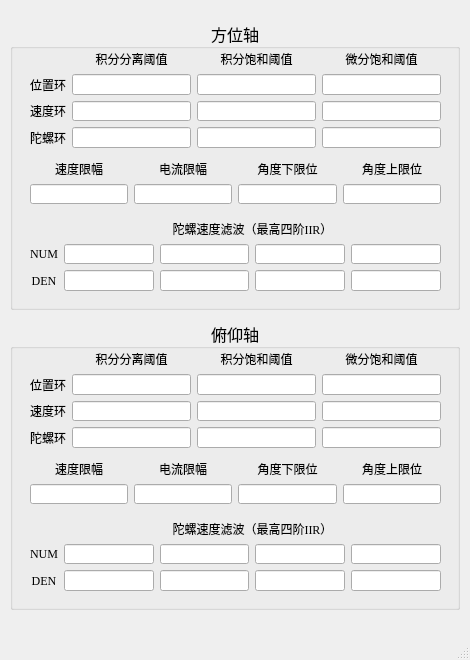
<?xml version="1.0" encoding="UTF-8"?>
<ui version="4.0">
 <class>Advanced_Window</class>
 <widget class="QMainWindow" name="Advanced_Window">
  <property name="geometry">
   <rect>
    <x>0</x>
    <y>0</y>
    <width>470</width>
    <height>660</height>
   </rect>
  </property>
  <property name="focusPolicy">
   <enum>Qt::StrongFocus</enum>
  </property>
  <property name="windowTitle">
   <string>高级环路控制</string>
  </property>
  <widget class="QWidget" name="centralwidget">
   <widget class="QGroupBox" name="groupBox">
    <property name="geometry">
     <rect>
      <x>10</x>
      <y>20</y>
      <width>450</width>
      <height>290</height>
     </rect>
    </property>
    <property name="font">
     <font>
      <family>宋体</family>
      <pointsize>12</pointsize>
     </font>
    </property>
    <property name="title">
     <string>方位轴</string>
    </property>
    <property name="alignment">
     <set>Qt::AlignCenter</set>
    </property>
    <widget class="QWidget" name="">
     <property name="geometry">
      <rect>
       <x>20</x>
       <y>200</y>
       <width>411</width>
       <height>71</height>
      </rect>
     </property>
     <layout class="QGridLayout" name="gridLayout">
      <item row="0" column="1" colspan="4">
       <widget class="QLabel" name="label_16">
        <property name="font">
         <font>
          <family>Times New Roman</family>
          <pointsize>9</pointsize>
         </font>
        </property>
        <property name="text">
         <string>陀螺速度滤波（最高四阶IIR）</string>
        </property>
        <property name="alignment">
         <set>Qt::AlignCenter</set>
        </property>
       </widget>
      </item>
      <item row="1" column="0">
       <widget class="QLabel" name="label_17">
        <property name="font">
         <font>
          <family>Times New Roman</family>
          <pointsize>9</pointsize>
         </font>
        </property>
        <property name="text">
         <string>NUM</string>
        </property>
        <property name="alignment">
         <set>Qt::AlignCenter</set>
        </property>
       </widget>
      </item>
      <item row="1" column="1">
       <widget class="QLineEdit" name="lineEdit_22">
        <property name="font">
         <font>
          <family>Times New Roman</family>
          <pointsize>9</pointsize>
         </font>
        </property>
       </widget>
      </item>
      <item row="1" column="2">
       <widget class="QLineEdit" name="lineEdit_23">
        <property name="font">
         <font>
          <family>Times New Roman</family>
          <pointsize>9</pointsize>
         </font>
        </property>
       </widget>
      </item>
      <item row="1" column="3">
       <widget class="QLineEdit" name="lineEdit_25">
        <property name="font">
         <font>
          <family>Times New Roman</family>
          <pointsize>9</pointsize>
         </font>
        </property>
       </widget>
      </item>
      <item row="1" column="4">
       <widget class="QLineEdit" name="lineEdit_26">
        <property name="font">
         <font>
          <family>Times New Roman</family>
          <pointsize>9</pointsize>
         </font>
        </property>
       </widget>
      </item>
      <item row="2" column="0">
       <widget class="QLabel" name="label_19">
        <property name="font">
         <font>
          <family>Times New Roman</family>
          <pointsize>9</pointsize>
         </font>
        </property>
        <property name="text">
         <string>DEN</string>
        </property>
        <property name="alignment">
         <set>Qt::AlignCenter</set>
        </property>
       </widget>
      </item>
      <item row="2" column="1">
       <widget class="QLineEdit" name="lineEdit_29">
        <property name="font">
         <font>
          <family>Times New Roman</family>
          <pointsize>9</pointsize>
         </font>
        </property>
       </widget>
      </item>
      <item row="2" column="2">
       <widget class="QLineEdit" name="lineEdit_27">
        <property name="font">
         <font>
          <family>Times New Roman</family>
          <pointsize>9</pointsize>
         </font>
        </property>
       </widget>
      </item>
      <item row="2" column="3">
       <widget class="QLineEdit" name="lineEdit_30">
        <property name="font">
         <font>
          <family>Times New Roman</family>
          <pointsize>9</pointsize>
         </font>
        </property>
       </widget>
      </item>
      <item row="2" column="4">
       <widget class="QLineEdit" name="lineEdit_28">
        <property name="font">
         <font>
          <family>Times New Roman</family>
          <pointsize>9</pointsize>
         </font>
        </property>
       </widget>
      </item>
     </layout>
    </widget>
    <widget class="QWidget" name="">
     <property name="geometry">
      <rect>
       <x>20</x>
       <y>140</y>
       <width>411</width>
       <height>44</height>
      </rect>
     </property>
     <layout class="QGridLayout" name="gridLayout_2">
      <item row="0" column="0">
       <widget class="QLabel" name="label_13">
        <property name="font">
         <font>
          <family>Times New Roman</family>
          <pointsize>9</pointsize>
         </font>
        </property>
        <property name="text">
         <string>速度限幅</string>
        </property>
        <property name="alignment">
         <set>Qt::AlignCenter</set>
        </property>
       </widget>
      </item>
      <item row="0" column="1">
       <widget class="QLabel" name="label_14">
        <property name="font">
         <font>
          <family>Times New Roman</family>
          <pointsize>9</pointsize>
         </font>
        </property>
        <property name="text">
         <string>电流限幅</string>
        </property>
        <property name="alignment">
         <set>Qt::AlignCenter</set>
        </property>
       </widget>
      </item>
      <item row="0" column="2">
       <widget class="QLabel" name="label_15">
        <property name="font">
         <font>
          <family>Times New Roman</family>
          <pointsize>9</pointsize>
         </font>
        </property>
        <property name="text">
         <string>角度下限位</string>
        </property>
        <property name="alignment">
         <set>Qt::AlignCenter</set>
        </property>
       </widget>
      </item>
      <item row="0" column="3">
       <widget class="QLabel" name="label_18">
        <property name="font">
         <font>
          <family>Times New Roman</family>
          <pointsize>9</pointsize>
         </font>
        </property>
        <property name="text">
         <string>角度上限位</string>
        </property>
        <property name="alignment">
         <set>Qt::AlignCenter</set>
        </property>
       </widget>
      </item>
      <item row="1" column="0">
       <widget class="QLineEdit" name="lineEdit_19">
        <property name="font">
         <font>
          <family>Times New Roman</family>
          <pointsize>9</pointsize>
         </font>
        </property>
       </widget>
      </item>
      <item row="1" column="1">
       <widget class="QLineEdit" name="lineEdit_21">
        <property name="font">
         <font>
          <family>Times New Roman</family>
          <pointsize>9</pointsize>
         </font>
        </property>
       </widget>
      </item>
      <item row="1" column="2">
       <widget class="QLineEdit" name="lineEdit_20">
        <property name="font">
         <font>
          <family>Times New Roman</family>
          <pointsize>9</pointsize>
         </font>
        </property>
       </widget>
      </item>
      <item row="1" column="3">
       <widget class="QLineEdit" name="lineEdit_24">
        <property name="font">
         <font>
          <family>Times New Roman</family>
          <pointsize>9</pointsize>
         </font>
        </property>
       </widget>
      </item>
     </layout>
    </widget>
    <widget class="QWidget" name="">
     <property name="geometry">
      <rect>
       <x>20</x>
       <y>30</y>
       <width>411</width>
       <height>98</height>
      </rect>
     </property>
     <layout class="QGridLayout" name="gridLayout_3">
      <item row="0" column="1">
       <widget class="QLabel" name="label_7">
        <property name="font">
         <font>
          <family>Times New Roman</family>
          <pointsize>9</pointsize>
         </font>
        </property>
        <property name="text">
         <string>积分分离阈值</string>
        </property>
        <property name="alignment">
         <set>Qt::AlignCenter</set>
        </property>
       </widget>
      </item>
      <item row="0" column="2">
       <widget class="QLabel" name="label_8">
        <property name="font">
         <font>
          <family>Times New Roman</family>
          <pointsize>9</pointsize>
         </font>
        </property>
        <property name="text">
         <string>积分饱和阈值</string>
        </property>
        <property name="alignment">
         <set>Qt::AlignCenter</set>
        </property>
       </widget>
      </item>
      <item row="0" column="3">
       <widget class="QLabel" name="label_9">
        <property name="font">
         <font>
          <family>Times New Roman</family>
          <pointsize>9</pointsize>
         </font>
        </property>
        <property name="text">
         <string>微分饱和阈值</string>
        </property>
        <property name="alignment">
         <set>Qt::AlignCenter</set>
        </property>
       </widget>
      </item>
      <item row="1" column="0">
       <widget class="QLabel" name="label_10">
        <property name="font">
         <font>
          <family>Times New Roman</family>
          <pointsize>9</pointsize>
         </font>
        </property>
        <property name="text">
         <string>位置环</string>
        </property>
        <property name="alignment">
         <set>Qt::AlignCenter</set>
        </property>
       </widget>
      </item>
      <item row="1" column="1">
       <widget class="QLineEdit" name="lineEdit_10">
        <property name="font">
         <font>
          <family>Times New Roman</family>
          <pointsize>9</pointsize>
         </font>
        </property>
       </widget>
      </item>
      <item row="1" column="2">
       <widget class="QLineEdit" name="lineEdit_11">
        <property name="font">
         <font>
          <family>Times New Roman</family>
          <pointsize>9</pointsize>
         </font>
        </property>
       </widget>
      </item>
      <item row="1" column="3">
       <widget class="QLineEdit" name="lineEdit_12">
        <property name="font">
         <font>
          <family>Times New Roman</family>
          <pointsize>9</pointsize>
         </font>
        </property>
       </widget>
      </item>
      <item row="2" column="0">
       <widget class="QLabel" name="label_11">
        <property name="font">
         <font>
          <family>Times New Roman</family>
          <pointsize>9</pointsize>
         </font>
        </property>
        <property name="text">
         <string>速度环</string>
        </property>
        <property name="alignment">
         <set>Qt::AlignCenter</set>
        </property>
       </widget>
      </item>
      <item row="2" column="1">
       <widget class="QLineEdit" name="lineEdit_13">
        <property name="font">
         <font>
          <family>Times New Roman</family>
          <pointsize>9</pointsize>
         </font>
        </property>
       </widget>
      </item>
      <item row="2" column="2">
       <widget class="QLineEdit" name="lineEdit_14">
        <property name="font">
         <font>
          <family>Times New Roman</family>
          <pointsize>9</pointsize>
         </font>
        </property>
       </widget>
      </item>
      <item row="2" column="3">
       <widget class="QLineEdit" name="lineEdit_15">
        <property name="font">
         <font>
          <family>Times New Roman</family>
          <pointsize>9</pointsize>
         </font>
        </property>
       </widget>
      </item>
      <item row="3" column="0">
       <widget class="QLabel" name="label_12">
        <property name="font">
         <font>
          <family>Times New Roman</family>
          <pointsize>9</pointsize>
         </font>
        </property>
        <property name="text">
         <string>陀螺环</string>
        </property>
        <property name="alignment">
         <set>Qt::AlignCenter</set>
        </property>
       </widget>
      </item>
      <item row="3" column="1">
       <widget class="QLineEdit" name="lineEdit_16">
        <property name="font">
         <font>
          <family>Times New Roman</family>
          <pointsize>9</pointsize>
         </font>
        </property>
       </widget>
      </item>
      <item row="3" column="2">
       <widget class="QLineEdit" name="lineEdit_17">
        <property name="font">
         <font>
          <family>Times New Roman</family>
          <pointsize>9</pointsize>
         </font>
        </property>
       </widget>
      </item>
      <item row="3" column="3">
       <widget class="QLineEdit" name="lineEdit_18">
        <property name="font">
         <font>
          <family>Times New Roman</family>
          <pointsize>9</pointsize>
         </font>
        </property>
       </widget>
      </item>
     </layout>
    </widget>
   </widget>
   <widget class="QGroupBox" name="groupBox_2">
    <property name="geometry">
     <rect>
      <x>10</x>
      <y>320</y>
      <width>450</width>
      <height>290</height>
     </rect>
    </property>
    <property name="font">
     <font>
      <family>宋体</family>
      <pointsize>12</pointsize>
     </font>
    </property>
    <property name="title">
     <string>俯仰轴</string>
    </property>
    <property name="alignment">
     <set>Qt::AlignCenter</set>
    </property>
    <widget class="QWidget" name="layoutWidget">
     <property name="geometry">
      <rect>
       <x>20</x>
       <y>200</y>
       <width>411</width>
       <height>71</height>
      </rect>
     </property>
     <layout class="QGridLayout" name="gridLayout_4">
      <item row="0" column="1" colspan="4">
       <widget class="QLabel" name="label_20">
        <property name="font">
         <font>
          <family>Times New Roman</family>
          <pointsize>9</pointsize>
         </font>
        </property>
        <property name="text">
         <string>陀螺速度滤波（最高四阶IIR）</string>
        </property>
        <property name="alignment">
         <set>Qt::AlignCenter</set>
        </property>
       </widget>
      </item>
      <item row="1" column="0">
       <widget class="QLabel" name="label_21">
        <property name="font">
         <font>
          <family>Times New Roman</family>
          <pointsize>9</pointsize>
         </font>
        </property>
        <property name="text">
         <string>NUM</string>
        </property>
        <property name="alignment">
         <set>Qt::AlignCenter</set>
        </property>
       </widget>
      </item>
      <item row="1" column="1">
       <widget class="QLineEdit" name="lineEdit_31">
        <property name="font">
         <font>
          <family>Times New Roman</family>
          <pointsize>9</pointsize>
         </font>
        </property>
       </widget>
      </item>
      <item row="1" column="2">
       <widget class="QLineEdit" name="lineEdit_32">
        <property name="font">
         <font>
          <family>Times New Roman</family>
          <pointsize>9</pointsize>
         </font>
        </property>
       </widget>
      </item>
      <item row="1" column="3">
       <widget class="QLineEdit" name="lineEdit_33">
        <property name="font">
         <font>
          <family>Times New Roman</family>
          <pointsize>9</pointsize>
         </font>
        </property>
       </widget>
      </item>
      <item row="1" column="4">
       <widget class="QLineEdit" name="lineEdit_34">
        <property name="font">
         <font>
          <family>Times New Roman</family>
          <pointsize>9</pointsize>
         </font>
        </property>
       </widget>
      </item>
      <item row="2" column="0">
       <widget class="QLabel" name="label_22">
        <property name="font">
         <font>
          <family>Times New Roman</family>
          <pointsize>9</pointsize>
         </font>
        </property>
        <property name="text">
         <string>DEN</string>
        </property>
        <property name="alignment">
         <set>Qt::AlignCenter</set>
        </property>
       </widget>
      </item>
      <item row="2" column="1">
       <widget class="QLineEdit" name="lineEdit_35">
        <property name="font">
         <font>
          <family>Times New Roman</family>
          <pointsize>9</pointsize>
         </font>
        </property>
       </widget>
      </item>
      <item row="2" column="2">
       <widget class="QLineEdit" name="lineEdit_36">
        <property name="font">
         <font>
          <family>Times New Roman</family>
          <pointsize>9</pointsize>
         </font>
        </property>
       </widget>
      </item>
      <item row="2" column="3">
       <widget class="QLineEdit" name="lineEdit_37">
        <property name="font">
         <font>
          <family>Times New Roman</family>
          <pointsize>9</pointsize>
         </font>
        </property>
       </widget>
      </item>
      <item row="2" column="4">
       <widget class="QLineEdit" name="lineEdit_38">
        <property name="font">
         <font>
          <family>Times New Roman</family>
          <pointsize>9</pointsize>
         </font>
        </property>
       </widget>
      </item>
     </layout>
    </widget>
    <widget class="QWidget" name="layoutWidget_2">
     <property name="geometry">
      <rect>
       <x>20</x>
       <y>140</y>
       <width>411</width>
       <height>44</height>
      </rect>
     </property>
     <layout class="QGridLayout" name="gridLayout_5">
      <item row="0" column="0">
       <widget class="QLabel" name="label_23">
        <property name="font">
         <font>
          <family>Times New Roman</family>
          <pointsize>9</pointsize>
         </font>
        </property>
        <property name="text">
         <string>速度限幅</string>
        </property>
        <property name="alignment">
         <set>Qt::AlignCenter</set>
        </property>
       </widget>
      </item>
      <item row="0" column="1">
       <widget class="QLabel" name="label_24">
        <property name="font">
         <font>
          <family>Times New Roman</family>
          <pointsize>9</pointsize>
         </font>
        </property>
        <property name="text">
         <string>电流限幅</string>
        </property>
        <property name="alignment">
         <set>Qt::AlignCenter</set>
        </property>
       </widget>
      </item>
      <item row="0" column="2">
       <widget class="QLabel" name="label_25">
        <property name="font">
         <font>
          <family>Times New Roman</family>
          <pointsize>9</pointsize>
         </font>
        </property>
        <property name="text">
         <string>角度下限位</string>
        </property>
        <property name="alignment">
         <set>Qt::AlignCenter</set>
        </property>
       </widget>
      </item>
      <item row="0" column="3">
       <widget class="QLabel" name="label_26">
        <property name="font">
         <font>
          <family>Times New Roman</family>
          <pointsize>9</pointsize>
         </font>
        </property>
        <property name="text">
         <string>角度上限位</string>
        </property>
        <property name="alignment">
         <set>Qt::AlignCenter</set>
        </property>
       </widget>
      </item>
      <item row="1" column="0">
       <widget class="QLineEdit" name="lineEdit_39">
        <property name="font">
         <font>
          <family>Times New Roman</family>
          <pointsize>9</pointsize>
         </font>
        </property>
       </widget>
      </item>
      <item row="1" column="1">
       <widget class="QLineEdit" name="lineEdit_40">
        <property name="font">
         <font>
          <family>Times New Roman</family>
          <pointsize>9</pointsize>
         </font>
        </property>
       </widget>
      </item>
      <item row="1" column="2">
       <widget class="QLineEdit" name="lineEdit_41">
        <property name="font">
         <font>
          <family>Times New Roman</family>
          <pointsize>9</pointsize>
         </font>
        </property>
       </widget>
      </item>
      <item row="1" column="3">
       <widget class="QLineEdit" name="lineEdit_42">
        <property name="font">
         <font>
          <family>Times New Roman</family>
          <pointsize>9</pointsize>
         </font>
        </property>
       </widget>
      </item>
     </layout>
    </widget>
    <widget class="QWidget" name="layoutWidget_3">
     <property name="geometry">
      <rect>
       <x>20</x>
       <y>30</y>
       <width>411</width>
       <height>98</height>
      </rect>
     </property>
     <layout class="QGridLayout" name="gridLayout_6">
      <item row="0" column="1">
       <widget class="QLabel" name="label_27">
        <property name="font">
         <font>
          <family>Times New Roman</family>
          <pointsize>9</pointsize>
         </font>
        </property>
        <property name="text">
         <string>积分分离阈值</string>
        </property>
        <property name="alignment">
         <set>Qt::AlignCenter</set>
        </property>
       </widget>
      </item>
      <item row="0" column="2">
       <widget class="QLabel" name="label_28">
        <property name="font">
         <font>
          <family>Times New Roman</family>
          <pointsize>9</pointsize>
         </font>
        </property>
        <property name="text">
         <string>积分饱和阈值</string>
        </property>
        <property name="alignment">
         <set>Qt::AlignCenter</set>
        </property>
       </widget>
      </item>
      <item row="0" column="3">
       <widget class="QLabel" name="label_29">
        <property name="font">
         <font>
          <family>Times New Roman</family>
          <pointsize>9</pointsize>
         </font>
        </property>
        <property name="text">
         <string>微分饱和阈值</string>
        </property>
        <property name="alignment">
         <set>Qt::AlignCenter</set>
        </property>
       </widget>
      </item>
      <item row="1" column="0">
       <widget class="QLabel" name="label_30">
        <property name="font">
         <font>
          <family>Times New Roman</family>
          <pointsize>9</pointsize>
         </font>
        </property>
        <property name="text">
         <string>位置环</string>
        </property>
        <property name="alignment">
         <set>Qt::AlignCenter</set>
        </property>
       </widget>
      </item>
      <item row="1" column="1">
       <widget class="QLineEdit" name="lineEdit_43">
        <property name="font">
         <font>
          <family>Times New Roman</family>
          <pointsize>9</pointsize>
         </font>
        </property>
       </widget>
      </item>
      <item row="1" column="2">
       <widget class="QLineEdit" name="lineEdit_44">
        <property name="font">
         <font>
          <family>Times New Roman</family>
          <pointsize>9</pointsize>
         </font>
        </property>
       </widget>
      </item>
      <item row="1" column="3">
       <widget class="QLineEdit" name="lineEdit_45">
        <property name="font">
         <font>
          <family>Times New Roman</family>
          <pointsize>9</pointsize>
         </font>
        </property>
       </widget>
      </item>
      <item row="2" column="0">
       <widget class="QLabel" name="label_31">
        <property name="font">
         <font>
          <family>Times New Roman</family>
          <pointsize>9</pointsize>
         </font>
        </property>
        <property name="text">
         <string>速度环</string>
        </property>
        <property name="alignment">
         <set>Qt::AlignCenter</set>
        </property>
       </widget>
      </item>
      <item row="2" column="1">
       <widget class="QLineEdit" name="lineEdit_46">
        <property name="font">
         <font>
          <family>Times New Roman</family>
          <pointsize>9</pointsize>
         </font>
        </property>
       </widget>
      </item>
      <item row="2" column="2">
       <widget class="QLineEdit" name="lineEdit_47">
        <property name="font">
         <font>
          <family>Times New Roman</family>
          <pointsize>9</pointsize>
         </font>
        </property>
       </widget>
      </item>
      <item row="2" column="3">
       <widget class="QLineEdit" name="lineEdit_48">
        <property name="font">
         <font>
          <family>Times New Roman</family>
          <pointsize>9</pointsize>
         </font>
        </property>
       </widget>
      </item>
      <item row="3" column="0">
       <widget class="QLabel" name="label_32">
        <property name="font">
         <font>
          <family>Times New Roman</family>
          <pointsize>9</pointsize>
         </font>
        </property>
        <property name="text">
         <string>陀螺环</string>
        </property>
        <property name="alignment">
         <set>Qt::AlignCenter</set>
        </property>
       </widget>
      </item>
      <item row="3" column="1">
       <widget class="QLineEdit" name="lineEdit_49">
        <property name="font">
         <font>
          <family>Times New Roman</family>
          <pointsize>9</pointsize>
         </font>
        </property>
       </widget>
      </item>
      <item row="3" column="2">
       <widget class="QLineEdit" name="lineEdit_50">
        <property name="font">
         <font>
          <family>Times New Roman</family>
          <pointsize>9</pointsize>
         </font>
        </property>
       </widget>
      </item>
      <item row="3" column="3">
       <widget class="QLineEdit" name="lineEdit_51">
        <property name="font">
         <font>
          <family>Times New Roman</family>
          <pointsize>9</pointsize>
         </font>
        </property>
       </widget>
      </item>
     </layout>
    </widget>
   </widget>
  </widget>
  <widget class="QMenuBar" name="menubar">
   <property name="geometry">
    <rect>
     <x>0</x>
     <y>0</y>
     <width>470</width>
     <height>23</height>
    </rect>
   </property>
  </widget>
  <widget class="QStatusBar" name="statusbar"/>
 </widget>
 <resources/>
 <connections/>
</ui>
